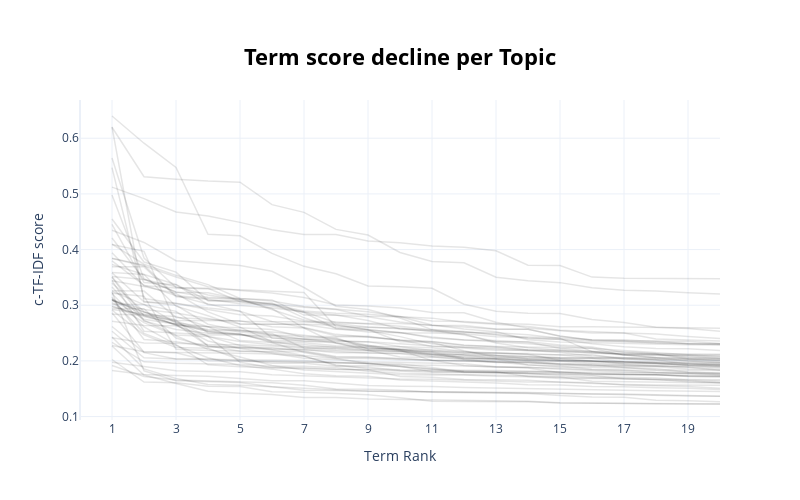

Source (notebook cell):
### Code cell
# To visualize the Term score per topic 
topic_model.visualize_term_rank()

### Figure 1 — Plotly figure (JSON) as saved in the notebook; plotly's stock layout.template omitted (floating-point values rounded to 4 significant figures)
{"data": [{"hovertext": "<b>Topic -1</b>:수시_ac_www_정시_kr_모집_전형_수능_총장_선발_논술_", "line": {"color": "black", "width": 1.5}, "mode": "lines+lines", "name": "", "opacity": 0.1, "type": "scatter", "x": [1, 2, 3, 4, 5, 6, 7, 8, 9, 10, 11, 12, 13, 14, 15, 16, 17, 18, 19, 20], "y": [0.2025, 0.162, 0.1606, 0.1544, 0.1539, 0.1444, 0.1439, 0.1414, 0.1393, 0.134, 0.1275, 0.1271, 0.1269, 0.1265, 0.1244, 0.1237, 0.1236, 0.1232, 0.1228, 0.1227]}, {"hovertext": "<b>Topic 0</b>:바이오_ai_하나님_창조_성경_인공지능_예수_인간_세계_진화_과", "line": {"color": "black", "width": 1.5}, "mode": "lines+lines", "name": "", "opacity": 0.1, "type": "scatter", "x": [1, 2, 3, 4, 5, 6, 7, 8, 9, 10, 11, 12, 13, 14, 15, 16, 17, 18, 19, 20], "y": [0.1828, 0.1756, 0.1737, 0.1723, 0.1684, 0.1642, 0.1642, 0.1601, 0.1556, 0.1544, 0.1541, 0.1521, 0.1511, 0.1494, 0.1486, 0.1472, 0.1471, 0.1465, 0.1456, 0.145]}, {"hovertext": "<b>Topic 1</b>:지정_선정_통합_10_건대_혁신_100_계획_도립_1000_예비", "line": {"color": "black", "width": 1.5}, "mode": "lines+lines", "name": "", "opacity": 0.1, "type": "scatter", "x": [1, 2, 3, 4, 5, 6, 7, 8, 9, 10, 11, 12, 13, 14, 15, 16, 17, 18, 19, 20], "y": [0.1918, 0.1721, 0.1658, 0.1645, 0.1631, 0.1609, 0.1561, 0.1496, 0.1489, 0.1473, 0.1437, 0.1425, 0.1417, 0.1415, 0.1376, 0.1351, 0.1348, 0.1294, 0.1285, 0.1268]}, {"hovertext": "<b>Topic 2</b>:20_예비_지정_외국어_탐구_수리_선교사_대학생_번역_신청_세대", "line": {"color": "black", "width": 1.5}, "mode": "lines+lines", "name": "", "opacity": 0.1, "type": "scatter", "x": [1, 2, 3, 4, 5, 6, 7, 8, 9, 10, 11, 12, 13, 14, 15, 16, 17, 18, 19, 20], "y": [0.2267, 0.1746, 0.1594, 0.1453, 0.1417, 0.1397, 0.1342, 0.1341, 0.1314, 0.1306, 0.1302, 0.1294, 0.1278, 0.1273, 0.1249, 0.1239, 0.1234, 0.123, 0.1226, 0.1226]}, {"hovertext": "<b>Topic 3</b>:트럼프_회담_정상_북미_대통령_협상_국무_도널드_행정부_바이든_", "line": {"color": "black", "width": 1.5}, "mode": "lines+lines", "name": "", "opacity": 0.1, "type": "scatter", "x": [1, 2, 3, 4, 5, 6, 7, 8, 9, 10, 11, 12, 13, 14, 15, 16, 17, 18, 19, 20], "y": [0.3446, 0.2533, 0.2501, 0.2467, 0.2466, 0.2418, 0.2354, 0.2325, 0.2185, 0.2168, 0.2165, 0.2108, 0.2042, 0.201, 0.2006, 0.2, 0.1981, 0.1954, 0.1928, 0.1923]}, {"hovertext": "<b>Topic 4</b>:30_피지_학과_인원_경찰_석사_공학_제외_검찰_사학_선발_31", "line": {"color": "black", "width": 1.5}, "mode": "lines+lines", "name": "", "opacity": 0.1, "type": "scatter", "x": [1, 2, 3, 4, 5, 6, 7, 8, 9, 10, 11, 12, 13, 14, 15, 16, 17, 18, 19, 20], "y": [0.2428, 0.1857, 0.1684, 0.1577, 0.1563, 0.1529, 0.1509, 0.1484, 0.1455, 0.1449, 0.1447, 0.1445, 0.1441, 0.1431, 0.1419, 0.1406, 0.1393, 0.1377, 0.1369, 0.1367]}, {"hovertext": "<b>Topic 5</b>:남북_대북_한반도_대화_비핵화_외교_북한_제재_회담_안보_방북_", "line": {"color": "black", "width": 1.5}, "mode": "lines+lines", "name": "", "opacity": 0.1, "type": "scatter", "x": [1, 2, 3, 4, 5, 6, 7, 8, 9, 10, 11, 12, 13, 14, 15, 16, 17, 18, 19, 20], "y": [0.2617, 0.2148, 0.2036, 0.2033, 0.2002, 0.1988, 0.1987, 0.1973, 0.1947, 0.1927, 0.1923, 0.1908, 0.1903, 0.1881, 0.1867, 0.1839, 0.1829, 0.1828, 0.1795, 0.1776]}, {"hovertext": "<b>Topic 6</b>:반영_순위_평판_비율_부친상_레이저_모집_이승만_장례식장_발인_", "line": {"color": "black", "width": 1.5}, "mode": "lines+lines", "name": "", "opacity": 0.1, "type": "scatter", "x": [1, 2, 3, 4, 5, 6, 7, 8, 9, 10, 11, 12, 13, 14, 15, 16, 17, 18, 19, 20], "y": [0.1975, 0.19, 0.1824, 0.1809, 0.1805, 0.1752, 0.1731, 0.1709, 0.1684, 0.1674, 0.1668, 0.1654, 0.163, 0.1621, 0.162, 0.1609, 0.1566, 0.1551, 0.1539, 0.1508]}, {"hovertext": "<b>Topic 7</b>:지진_15_옥수수_오빠_발생_건물_이지선_북구_대피_여진_외벽_", "line": {"color": "black", "width": 1.5}, "mode": "lines+lines", "name": "", "opacity": 0.1, "type": "scatter", "x": [1, 2, 3, 4, 5, 6, 7, 8, 9, 10, 11, 12, 13, 14, 15, 16, 17, 18, 19, 20], "y": [0.3087, 0.2878, 0.2736, 0.2271, 0.2251, 0.2238, 0.2177, 0.2078, 0.2072, 0.2038, 0.2012, 0.1998, 0.1984, 0.1927, 0.191, 0.1851, 0.1833, 0.1789, 0.1765, 0.1752]}, {"hovertext": "<b>Topic 8</b>:퀴어_누리_동성애_동성애자_행사_고등학교_본부_접수_가구_권력_", "line": {"color": "black", "width": 1.5}, "mode": "lines+lines", "name": "", "opacity": 0.1, "type": "scatter", "x": [1, 2, 3, 4, 5, 6, 7, 8, 9, 10, 11, 12, 13, 14, 15, 16, 17, 18, 19, 20], "y": [0.3047, 0.2688, 0.2453, 0.2207, 0.2069, 0.1919, 0.1836, 0.181, 0.1776, 0.1749, 0.1748, 0.1748, 0.1722, 0.1719, 0.1704, 0.1693, 0.1677, 0.1666, 0.1643, 0.1608]}, {"hovertext": "<b>Topic 9</b>:중국_주석_회담_외교_정상_시진핑_러시아_일본_사드_방중_갈등_", "line": {"color": "black", "width": 1.5}, "mode": "lines+lines", "name": "", "opacity": 0.1, "type": "scatter", "x": [1, 2, 3, 4, 5, 6, 7, 8, 9, 10, 11, 12, 13, 14, 15, 16, 17, 18, 19, 20], "y": [0.35, 0.2727, 0.2466, 0.244, 0.2349, 0.229, 0.2251, 0.2214, 0.2191, 0.2069, 0.2066, 0.2042, 0.2042, 0.203, 0.1998, 0.1991, 0.1979, 0.1958, 0.1916, 0.1889]}, {"hovertext": "<b>Topic 10</b>:50_배터리_사고_지선_전신_교대_중앙일보_신대_교과_화상_가", "line": {"color": "black", "width": 1.5}, "mode": "lines+lines", "name": "", "opacity": 0.1, "type": "scatter", "x": [1, 2, 3, 4, 5, 6, 7, 8, 9, 10, 11, 12, 13, 14, 15, 16, 17, 18, 19, 20], "y": [0.2333, 0.1984, 0.1957, 0.1946, 0.1935, 0.1905, 0.1903, 0.1879, 0.1815, 0.178, 0.1764, 0.175, 0.1741, 0.1734, 0.171, 0.1634, 0.1623, 0.162, 0.1606, 0.1601]}, {"hovertext": "<b>Topic 11</b>:미사일_발사_icbm_도발_탄도_slbm_중거리_단거리_타격_", "line": {"color": "black", "width": 1.5}, "mode": "lines+lines", "name": "", "opacity": 0.1, "type": "scatter", "x": [1, 2, 3, 4, 5, 6, 7, 8, 9, 10, 11, 12, 13, 14, 15, 16, 17, 18, 19, 20], "y": [0.3843, 0.372, 0.3169, 0.3128, 0.3104, 0.294, 0.2591, 0.2454, 0.2442, 0.2368, 0.2344, 0.2277, 0.2258, 0.2249, 0.2243, 0.2228, 0.2099, 0.2093, 0.2091, 0.2088]}, {"hovertext": "<b>Topic 12</b>:대학교_히딩크_감독_발인_등록금_필드_고래_드림_병원_채플_축", "line": {"color": "black", "width": 1.5}, "mode": "lines+lines", "name": "", "opacity": 0.1, "type": "scatter", "x": [1, 2, 3, 4, 5, 6, 7, 8, 9, 10, 11, 12, 13, 14, 15, 16, 17, 18, 19, 20], "y": [0.3105, 0.2495, 0.2276, 0.2055, 0.1918, 0.1852, 0.1769, 0.1733, 0.1724, 0.1655, 0.1638, 0.1621, 0.1602, 0.1571, 0.1569, 0.154, 0.1537, 0.1518, 0.1509, 0.1484]}, {"hovertext": "<b>Topic 13</b>:25_가족_대안_병원_모친상_입국_성탄_독도_nll_제한_별세", "line": {"color": "black", "width": 1.5}, "mode": "lines+lines", "name": "", "opacity": 0.1, "type": "scatter", "x": [1, 2, 3, 4, 5, 6, 7, 8, 9, 10, 11, 12, 13, 14, 15, 16, 17, 18, 19, 20], "y": [0.3237, 0.1822, 0.1642, 0.1622, 0.161, 0.1535, 0.1474, 0.1468, 0.1454, 0.1452, 0.1444, 0.1435, 0.1424, 0.1423, 0.1411, 0.1405, 0.1403, 0.1386, 0.1383, 0.1363]}, {"hovertext": "<b>Topic 14</b>:지진_대피_아파트_건물_피해_발생_여진_북구_흥해읍_택시_주민", "line": {"color": "black", "width": 1.5}, "mode": "lines+lines", "name": "", "opacity": 0.1, "type": "scatter", "x": [1, 2, 3, 4, 5, 6, 7, 8, 9, 10, 11, 12, 13, 14, 15, 16, 17, 18, 19, 20], "y": [0.3398, 0.2884, 0.2634, 0.262, 0.2594, 0.2564, 0.242, 0.2417, 0.2216, 0.2207, 0.2114, 0.2067, 0.2031, 0.1929, 0.1889, 0.1884, 0.1866, 0.186, 0.1802, 0.1782]}, {"hovertext": "<b>Topic 15</b>:김치_벽돌_코스타_선교_강연_페미니즘_기독교_유산균_이스트_학", "line": {"color": "black", "width": 1.5}, "mode": "lines+lines", "name": "", "opacity": 0.1, "type": "scatter", "x": [1, 2, 3, 4, 5, 6, 7, 8, 9, 10, 11, 12, 13, 14, 15, 16, 17, 18, 19, 20], "y": [0.2923, 0.2845, 0.27, 0.244, 0.2277, 0.2201, 0.2098, 0.2042, 0.1949, 0.1946, 0.1881, 0.1801, 0.1798, 0.1797, 0.1797, 0.1764, 0.176, 0.1751, 0.1725, 0.1716]}, {"hovertext": "<b>Topic 16</b>:10_변증_등록금_학술지_12_화학_사학_미션_금호_동결_판결", "line": {"color": "black", "width": 1.5}, "mode": "lines+lines", "name": "", "opacity": 0.1, "type": "scatter", "x": [1, 2, 3, 4, 5, 6, 7, 8, 9, 10, 11, 12, 13, 14, 15, 16, 17, 18, 19, 20], "y": [0.2532, 0.2055, 0.2033, 0.203, 0.2021, 0.1958, 0.1957, 0.1904, 0.1884, 0.1829, 0.1828, 0.1814, 0.1805, 0.172, 0.1686, 0.1685, 0.1682, 0.1666, 0.1626, 0.1612]}, {"hovertext": "<b>Topic 17</b>:게임_28_esg_29_진학_실적_청년_창업_종료_예과_글로벌", "line": {"color": "black", "width": 1.5}, "mode": "lines+lines", "name": "", "opacity": 0.1, "type": "scatter", "x": [1, 2, 3, 4, 5, 6, 7, 8, 9, 10, 11, 12, 13, 14, 15, 16, 17, 18, 19, 20], "y": [0.2711, 0.2635, 0.2633, 0.2442, 0.1976, 0.1878, 0.1877, 0.1852, 0.1842, 0.1719, 0.1706, 0.1665, 0.1663, 0.1651, 0.1615, 0.159, 0.1576, 0.1566, 0.1564, 0.1562]}, {"hovertext": "<b>Topic 18</b>:21_특차_추천자_판결_23_소송_배상_반영_피지_연극_주제_", "line": {"color": "black", "width": 1.5}, "mode": "lines+lines", "name": "", "opacity": 0.1, "type": "scatter", "x": [1, 2, 3, 4, 5, 6, 7, 8, 9, 10, 11, 12, 13, 14, 15, 16, 17, 18, 19, 20], "y": [0.3211, 0.2611, 0.2291, 0.193, 0.1896, 0.1879, 0.1867, 0.1847, 0.1841, 0.182, 0.1797, 0.1794, 0.1793, 0.1775, 0.177, 0.1736, 0.1681, 0.1669, 0.1666, 0.1659]}, {"hovertext": "<b>Topic 19</b>:교대_공연_비평_합산_적정_일괄_제자_인문_분권_교원_사립_캠", "line": {"color": "black", "width": 1.5}, "mode": "lines+lines", "name": "", "opacity": 0.1, "type": "scatter", "x": [1, 2, 3, 4, 5, 6, 7, 8, 9, 10, 11, 12, 13, 14, 15, 16, 17, 18, 19, 20], "y": [0.2278, 0.2166, 0.2151, 0.2147, 0.2136, 0.2126, 0.2082, 0.1929, 0.186, 0.1841, 0.1841, 0.1835, 0.1829, 0.1817, 0.1806, 0.1774, 0.1759, 0.175, 0.1742, 0.1731]}, {"hovertext": "<b>Topic 20</b>:지소_미아_종료_gsomia_일본_반환_양국_연장_수출_안보_", "line": {"color": "black", "width": 1.5}, "mode": "lines+lines", "name": "", "opacity": 0.1, "type": "scatter", "x": [1, 2, 3, 4, 5, 6, 7, 8, 9, 10, 11, 12, 13, 14, 15, 16, 17, 18, 19, 20], "y": [0.3586, 0.3552, 0.2983, 0.281, 0.2607, 0.2347, 0.2263, 0.2257, 0.2247, 0.22, 0.2177, 0.2148, 0.2146, 0.2116, 0.211, 0.2109, 0.2036, 0.202, 0.1997, 0.1969]}, {"hovertext": "<b>Topic 21</b>:19_만점_친구_18_관광_아이_학교장_개신교_개별_특기_인권", "line": {"color": "black", "width": 1.5}, "mode": "lines+lines", "name": "", "opacity": 0.1, "type": "scatter", "x": [1, 2, 3, 4, 5, 6, 7, 8, 9, 10, 11, 12, 13, 14, 15, 16, 17, 18, 19, 20], "y": [0.3217, 0.3163, 0.221, 0.2187, 0.218, 0.2154, 0.2086, 0.1912, 0.1912, 0.1905, 0.1856, 0.1792, 0.1788, 0.1772, 0.1738, 0.1707, 0.1704, 0.1694, 0.1658, 0.1638]}, {"hovertext": "<b>Topic 22</b>:통일부_개성_공단_남북_과장_대남_전단_배터리_김여정_부장_문", "line": {"color": "black", "width": 1.5}, "mode": "lines+lines", "name": "", "opacity": 0.1, "type": "scatter", "x": [1, 2, 3, 4, 5, 6, 7, 8, 9, 10, 11, 12, 13, 14, 15, 16, 17, 18, 19, 20], "y": [0.3087, 0.2877, 0.2712, 0.2548, 0.2542, 0.2491, 0.2231, 0.2192, 0.2178, 0.2166, 0.213, 0.2106, 0.2099, 0.2074, 0.205, 0.2044, 0.1985, 0.1968, 0.1949, 0.191]}, {"hovertext": "<b>Topic 23</b>:발인_12_부친상_병원_세브_란스_모친상_충원_기부_등록금_성", "line": {"color": "black", "width": 1.5}, "mode": "lines+lines", "name": "", "opacity": 0.1, "type": "scatter", "x": [1, 2, 3, 4, 5, 6, 7, 8, 9, 10, 11, 12, 13, 14, 15, 16, 17, 18, 19, 20], "y": [0.3441, 0.3338, 0.3209, 0.2881, 0.2662, 0.2658, 0.2657, 0.2639, 0.2565, 0.2345, 0.2329, 0.2183, 0.2066, 0.2065, 0.2061, 0.2052, 0.2049, 0.2037, 0.2029, 0.1998]}, {"hovertext": "<b>Topic 24</b>:유엔사_17_출장_작전_사령관_교사_인성_일보_증원_사정관_교", "line": {"color": "black", "width": 1.5}, "mode": "lines+lines", "name": "", "opacity": 0.1, "type": "scatter", "x": [1, 2, 3, 4, 5, 6, 7, 8, 9, 10, 11, 12, 13, 14, 15, 16, 17, 18, 19, 20], "y": [0.2836, 0.2822, 0.265, 0.2357, 0.2223, 0.2133, 0.2046, 0.2021, 0.198, 0.1971, 0.1964, 0.1948, 0.1894, 0.1871, 0.1787, 0.1769, 0.1754, 0.1753, 0.1729, 0.1728]}, {"hovertext": "<b>Topic 25</b>:회담_정상_대화_북미_회의_외교_협상_안보_북한_국무_협정_대", "line": {"color": "black", "width": 1.5}, "mode": "lines+lines", "name": "", "opacity": 0.1, "type": "scatter", "x": [1, 2, 3, 4, 5, 6, 7, 8, 9, 10, 11, 12, 13, 14, 15, 16, 17, 18, 19, 20], "y": [0.2987, 0.2798, 0.2658, 0.2269, 0.2174, 0.2173, 0.2166, 0.2067, 0.2062, 0.2038, 0.201, 0.2007, 0.1977, 0.1966, 0.1949, 0.1931, 0.1915, 0.1909, 0.1904, 0.1899]}, {"hovertext": "<b>Topic 26</b>:발인_모친상_부친상_병원_부문_재판_추가_분권_합격_선교_아산", "line": {"color": "black", "width": 1.5}, "mode": "lines+lines", "name": "", "opacity": 0.1, "type": "scatter", "x": [1, 2, 3, 4, 5, 6, 7, 8, 9, 10, 11, 12, 13, 14, 15, 16, 17, 18, 19, 20], "y": [0.3148, 0.2384, 0.2346, 0.2257, 0.2243, 0.2229, 0.2207, 0.2146, 0.2145, 0.2131, 0.2074, 0.202, 0.2001, 0.1995, 0.1991, 0.1959, 0.1941, 0.1912, 0.1884, 0.1871]}, {"hovertext": "<b>Topic 27</b>:70_지수_보험_동맹_조약_미군_생명_지속_분단_기지_특별법_", "line": {"color": "black", "width": 1.5}, "mode": "lines+lines", "name": "", "opacity": 0.1, "type": "scatter", "x": [1, 2, 3, 4, 5, 6, 7, 8, 9, 10, 11, 12, 13, 14, 15, 16, 17, 18, 19, 20], "y": [0.3111, 0.283, 0.2796, 0.2613, 0.2365, 0.2329, 0.215, 0.2047, 0.2044, 0.2019, 0.2011, 0.1915, 0.1887, 0.1885, 0.1851, 0.1822, 0.1803, 0.1786, 0.1777, 0.1755]}, {"hovertext": "<b>Topic 28</b>:재판관_법관_신년_헌법_기도회_분과_가구_만점_등록금_취업_불", "line": {"color": "black", "width": 1.5}, "mode": "lines+lines", "name": "", "opacity": 0.1, "type": "scatter", "x": [1, 2, 3, 4, 5, 6, 7, 8, 9, 10, 11, 12, 13, 14, 15, 16, 17, 18, 19, 20], "y": [0.2864, 0.2158, 0.2145, 0.2002, 0.1992, 0.1982, 0.1972, 0.1967, 0.1955, 0.1903, 0.1804, 0.18, 0.1783, 0.1779, 0.1761, 0.1753, 0.1751, 0.1751, 0.1719, 0.1715]}, {"hovertext": "<b>Topic 29</b>:오바마_연방_레드라인_우크라_법원_이나_전쟁_대법관_러시아_공", "line": {"color": "black", "width": 1.5}, "mode": "lines+lines", "name": "", "opacity": 0.1, "type": "scatter", "x": [1, 2, 3, 4, 5, 6, 7, 8, 9, 10, 11, 12, 13, 14, 15, 16, 17, 18, 19, 20], "y": [0.2971, 0.2817, 0.2726, 0.2722, 0.2721, 0.2612, 0.259, 0.2317, 0.2222, 0.2212, 0.2202, 0.2166, 0.2142, 0.2121, 0.2011, 0.2003, 0.1979, 0.1969, 0.196, 0.1935]}, {"hovertext": "<b>Topic 30</b>:인터넷_11_300_10_모금_부문_청소년_지수_자동차_22_", "line": {"color": "black", "width": 1.5}, "mode": "lines+lines", "name": "", "opacity": 0.1, "type": "scatter", "x": [1, 2, 3, 4, 5, 6, 7, 8, 9, 10, 11, 12, 13, 14, 15, 16, 17, 18, 19, 20], "y": [0.4092, 0.3968, 0.2677, 0.2528, 0.2471, 0.2448, 0.2388, 0.2388, 0.2281, 0.2192, 0.2005, 0.1996, 0.1982, 0.1976, 0.194, 0.1917, 0.1914, 0.191, 0.1885, 0.1832]}, {"hovertext": "<b>Topic 31</b>:영화_상영_영화제_코드_dna_영상_이승만_제작_권고_지지_소", "line": {"color": "black", "width": 1.5}, "mode": "lines+lines", "name": "", "opacity": 0.1, "type": "scatter", "x": [1, 2, 3, 4, 5, 6, 7, 8, 9, 10, 11, 12, 13, 14, 15, 16, 17, 18, 19, 20], "y": [0.5645, 0.3849, 0.3319, 0.3303, 0.3063, 0.2987, 0.2868, 0.2583, 0.2519, 0.2507, 0.243, 0.2375, 0.2368, 0.2335, 0.2226, 0.2173, 0.2164, 0.2131, 0.2125, 0.2118]}, {"hovertext": "<b>Topic 32</b>:00_특강_송도_박람회_전지_진로_명회_해수욕장_유실_디지털_", "line": {"color": "black", "width": 1.5}, "mode": "lines+lines", "name": "", "opacity": 0.1, "type": "scatter", "x": [1, 2, 3, 4, 5, 6, 7, 8, 9, 10, 11, 12, 13, 14, 15, 16, 17, 18, 19, 20], "y": [0.5471, 0.3121, 0.3037, 0.2949, 0.2891, 0.2707, 0.2698, 0.2697, 0.2664, 0.2623, 0.2554, 0.2465, 0.2349, 0.2343, 0.2284, 0.2251, 0.2151, 0.2124, 0.2035, 0.2021]}, {"hovertext": "<b>Topic 33</b>:원자력_법률가_13_동해안_원전_클러스터_용서_기도회_지부_경", "line": {"color": "black", "width": 1.5}, "mode": "lines+lines", "name": "", "opacity": 0.1, "type": "scatter", "x": [1, 2, 3, 4, 5, 6, 7, 8, 9, 10, 11, 12, 13, 14, 15, 16, 17, 18, 19, 20], "y": [0.3795, 0.3359, 0.3173, 0.3023, 0.2895, 0.2409, 0.2389, 0.2359, 0.2342, 0.2258, 0.2235, 0.2167, 0.2102, 0.2083, 0.2056, 0.2051, 0.2038, 0.2015, 0.1942, 0.1936]}, {"hovertext": "<b>Topic 34</b>:사무_처장_국장_사무총장_교사_대표_변호사_노조_상임_참여연대", "line": {"color": "black", "width": 1.5}, "mode": "lines+lines", "name": "", "opacity": 0.1, "type": "scatter", "x": [1, 2, 3, 4, 5, 6, 7, 8, 9, 10, 11, 12, 13, 14, 15, 16, 17, 18, 19, 20], "y": [0.4982, 0.3475, 0.3233, 0.3224, 0.3106, 0.292, 0.2736, 0.2665, 0.261, 0.2576, 0.2555, 0.2515, 0.2507, 0.2472, 0.2409, 0.2167, 0.2114, 0.2114, 0.211, 0.2106]}, {"hovertext": "<b>Topic 35</b>:신대_충남_교대_원대_가톨릭_여대_목포_외대_주대_남대_서울_", "line": {"color": "black", "width": 1.5}, "mode": "lines+lines", "name": "", "opacity": 0.1, "type": "scatter", "x": [1, 2, 3, 4, 5, 6, 7, 8, 9, 10, 11, 12, 13, 14, 15, 16, 17, 18, 19, 20], "y": [0.3518, 0.3464, 0.3239, 0.3144, 0.3121, 0.3077, 0.2977, 0.2925, 0.2882, 0.2799, 0.2717, 0.2706, 0.267, 0.2658, 0.2615, 0.2615, 0.2612, 0.2599, 0.2596, 0.2588]}, {"hovertext": "<b>Topic 36</b>:지수_부문_자궁_명성_증권_상승_지속_공기업_사회학_점수_기도", "line": {"color": "black", "width": 1.5}, "mode": "lines+lines", "name": "", "opacity": 0.1, "type": "scatter", "x": [1, 2, 3, 4, 5, 6, 7, 8, 9, 10, 11, 12, 13, 14, 15, 16, 17, 18, 19, 20], "y": [0.4548, 0.3777, 0.3594, 0.3083, 0.3081, 0.3017, 0.2898, 0.2856, 0.2836, 0.2793, 0.2643, 0.2573, 0.2522, 0.2379, 0.2339, 0.2325, 0.2305, 0.2296, 0.2288, 0.2287]}, {"hovertext": "<b>Topic 37</b>:80_대안_실업_전형_카페_출신_선진_진학_세계관_입시_하대_", "line": {"color": "black", "width": 1.5}, "mode": "lines+lines", "name": "", "opacity": 0.1, "type": "scatter", "x": [1, 2, 3, 4, 5, 6, 7, 8, 9, 10, 11, 12, 13, 14, 15, 16, 17, 18, 19, 20], "y": [0.2913, 0.2466, 0.2242, 0.2229, 0.202, 0.2012, 0.2005, 0.1968, 0.196, 0.1894, 0.1852, 0.1817, 0.1808, 0.1802, 0.1802, 0.1796, 0.1788, 0.1785, 0.1776, 0.1773]}, {"hovertext": "<b>Topic 38</b>:200_구절_지진_상자_조국_명회_인문_사범_수능_400_실용", "line": {"color": "black", "width": 1.5}, "mode": "lines+lines", "name": "", "opacity": 0.1, "type": "scatter", "x": [1, 2, 3, 4, 5, 6, 7, 8, 9, 10, 11, 12, 13, 14, 15, 16, 17, 18, 19, 20], "y": [0.294, 0.2939, 0.2411, 0.225, 0.223, 0.2206, 0.2202, 0.217, 0.2143, 0.2137, 0.2109, 0.2045, 0.2032, 0.2017, 0.2011, 0.1988, 0.196, 0.1956, 0.1921, 0.1913]}, {"hovertext": "<b>Topic 39</b>:외교_우크라_오바마_이나_부시_중국_미군_주한_나토_배치_위기", "line": {"color": "black", "width": 1.5}, "mode": "lines+lines", "name": "", "opacity": 0.1, "type": "scatter", "x": [1, 2, 3, 4, 5, 6, 7, 8, 9, 10, 11, 12, 13, 14, 15, 16, 17, 18, 19, 20], "y": [0.2418, 0.232, 0.2318, 0.2295, 0.2291, 0.2269, 0.2233, 0.2229, 0.2202, 0.2173, 0.2116, 0.2114, 0.2097, 0.2039, 0.2039, 0.1992, 0.1991, 0.1977, 0.1971, 0.1962]}, {"hovertext": "<b>Topic 40</b>:후보_가정_인성_국사_교내_조국_전지_장관_지명_법무부_사역_", "line": {"color": "black", "width": 1.5}, "mode": "lines+lines", "name": "", "opacity": 0.1, "type": "scatter", "x": [1, 2, 3, 4, 5, 6, 7, 8, 9, 10, 11, 12, 13, 14, 15, 16, 17, 18, 19, 20], "y": [0.3018, 0.3014, 0.2681, 0.2612, 0.2517, 0.2465, 0.2394, 0.2328, 0.2275, 0.2208, 0.216, 0.2054, 0.2038, 0.1999, 0.1945, 0.193, 0.1879, 0.184, 0.1834, 0.1828]}, {"hovertext": "<b>Topic 41</b>:검정고시_주식_전년_유엔사_학년도_하우스_학업_중단_용역_연습", "line": {"color": "black", "width": 1.5}, "mode": "lines+lines", "name": "", "opacity": 0.1, "type": "scatter", "x": [1, 2, 3, 4, 5, 6, 7, 8, 9, 10, 11, 12, 13, 14, 15, 16, 17, 18, 19, 20], "y": [0.3941, 0.3351, 0.331, 0.3298, 0.3276, 0.3253, 0.3229, 0.2613, 0.2607, 0.2589, 0.2527, 0.2489, 0.2432, 0.243, 0.2411, 0.238, 0.237, 0.2354, 0.2352, 0.2314]}, {"hovertext": "<b>Topic 42</b>:26_입국_특보_대담_벨트_울릉군_베트남_여행_ccc_수련_조", "line": {"color": "black", "width": 1.5}, "mode": "lines+lines", "name": "", "opacity": 0.1, "type": "scatter", "x": [1, 2, 3, 4, 5, 6, 7, 8, 9, 10, 11, 12, 13, 14, 15, 16, 17, 18, 19, 20], "y": [0.3581, 0.3063, 0.2998, 0.2658, 0.2541, 0.2521, 0.246, 0.2392, 0.2258, 0.2183, 0.2087, 0.2082, 0.2071, 0.2036, 0.202, 0.2005, 0.1947, 0.1945, 0.194, 0.194]}, {"hovertext": "<b>Topic 43</b>:주주_금호_23_일자_교차_기사_파트_법조_인공_베트남_에너지", "line": {"color": "black", "width": 1.5}, "mode": "lines+lines", "name": "", "opacity": 0.1, "type": "scatter", "x": [1, 2, 3, 4, 5, 6, 7, 8, 9, 10, 11, 12, 13, 14, 15, 16, 17, 18, 19, 20], "y": [0.3252, 0.3012, 0.289, 0.2506, 0.2483, 0.2343, 0.2325, 0.227, 0.2264, 0.2255, 0.2186, 0.2136, 0.2134, 0.2133, 0.2105, 0.2059, 0.2057, 0.2056, 0.204, 0.2021]}, {"hovertext": "<b>Topic 44</b>:의장_미군_주한_합참_종료_협상_군사_지소_미아_방위비_협정_", "line": {"color": "black", "width": 1.5}, "mode": "lines+lines", "name": "", "opacity": 0.1, "type": "scatter", "x": [1, 2, 3, 4, 5, 6, 7, 8, 9, 10, 11, 12, 13, 14, 15, 16, 17, 18, 19, 20], "y": [0.309, 0.2924, 0.2861, 0.2765, 0.2662, 0.2658, 0.2654, 0.2569, 0.2544, 0.2436, 0.2306, 0.2245, 0.221, 0.2182, 0.2167, 0.2149, 0.2104, 0.206, 0.2054, 0.2047]}, {"hovertext": "<b>Topic 45</b>:24_기숙사_폭파_에너지_행복_제어_폐기_옥수수_상임_기도회_", "line": {"color": "black", "width": 1.5}, "mode": "lines+lines", "name": "", "opacity": 0.1, "type": "scatter", "x": [1, 2, 3, 4, 5, 6, 7, 8, 9, 10, 11, 12, 13, 14, 15, 16, 17, 18, 19, 20], "y": [0.3327, 0.2716, 0.2566, 0.2495, 0.2472, 0.2367, 0.2358, 0.2356, 0.2344, 0.2306, 0.2271, 0.2234, 0.2192, 0.2191, 0.2151, 0.209, 0.2061, 0.2027, 0.2018, 0.2007]}, {"hovertext": "<b>Topic 46</b>:고양이_교과서_tv_동물_교학사_학대_덕성_마리_필자_경찰_수", "line": {"color": "black", "width": 1.5}, "mode": "lines+lines", "name": "", "opacity": 0.1, "type": "scatter", "x": [1, 2, 3, 4, 5, 6, 7, 8, 9, 10, 11, 12, 13, 14, 15, 16, 17, 18, 19, 20], "y": [0.4346, 0.4127, 0.3801, 0.3757, 0.3715, 0.361, 0.3318, 0.2983, 0.2923, 0.2771, 0.2562, 0.2527, 0.2459, 0.2404, 0.239, 0.2308, 0.2253, 0.2224, 0.2218, 0.2186]}, {"hovertext": "<b>Topic 47</b>:레이저_커닝_국적_검찰_판결_추방_판사_스쿨_사법부_사법_양심", "line": {"color": "black", "width": 1.5}, "mode": "lines+lines", "name": "", "opacity": 0.1, "type": "scatter", "x": [1, 2, 3, 4, 5, 6, 7, 8, 9, 10, 11, 12, 13, 14, 15, 16, 17, 18, 19, 20], "y": [0.3732, 0.3554, 0.3374, 0.3084, 0.3057, 0.3039, 0.2774, 0.2591, 0.256, 0.251, 0.2411, 0.2379, 0.2344, 0.2309, 0.2265, 0.2225, 0.2185, 0.2136, 0.2109, 0.2076]}, {"hovertext": "<b>Topic 48</b>:사정관_27_진로_독립운동_사학_파크_입학_컨설팅_진학_정치범", "line": {"color": "black", "width": 1.5}, "mode": "lines+lines", "name": "", "opacity": 0.1, "type": "scatter", "x": [1, 2, 3, 4, 5, 6, 7, 8, 9, 10, 11, 12, 13, 14, 15, 16, 17, 18, 19, 20], "y": [0.3262, 0.3254, 0.278, 0.2748, 0.2714, 0.2705, 0.2602, 0.2477, 0.2424, 0.2375, 0.2261, 0.2248, 0.2238, 0.2201, 0.2194, 0.2171, 0.2118, 0.2061, 0.2, 0.1974]}, {"hovertext": "<b>Topic 49</b>:법관_재판_헌법_교육감_동성혼_장군_검사_사법_단일_재판관_증", "line": {"color": "black", "width": 1.5}, "mode": "lines+lines", "name": "", "opacity": 0.1, "type": "scatter", "x": [1, 2, 3, 4, 5, 6, 7, 8, 9, 10, 11, 12, 13, 14, 15, 16, 17, 18, 19, 20], "y": [0.3693, 0.369, 0.3151, 0.3107, 0.3025, 0.3024, 0.2962, 0.2925, 0.2804, 0.2793, 0.2768, 0.2694, 0.2657, 0.2616, 0.2549, 0.2527, 0.2502, 0.2395, 0.2378, 0.2358]}, {"hovertext": "<b>Topic 50</b>:죽음_주립_일자리_캠프_울릉_혁신_편입_울릉군_글로벌_기억_환", "line": {"color": "black", "width": 1.5}, "mode": "lines+lines", "name": "", "opacity": 0.1, "type": "scatter", "x": [1, 2, 3, 4, 5, 6, 7, 8, 9, 10, 11, 12, 13, 14, 15, 16, 17, 18, 19, 20], "y": [0.3513, 0.2808, 0.2657, 0.2562, 0.2559, 0.2464, 0.2442, 0.244, 0.2427, 0.2373, 0.2349, 0.2284, 0.2255, 0.2194, 0.2174, 0.2138, 0.2126, 0.2125, 0.2059, 0.2044]}, {"hovertext": "<b>Topic 51</b>:혐오_후보_청문회_발사체_한국어_교포_대선_코로나_열병식_발사", "line": {"color": "black", "width": 1.5}, "mode": "lines+lines", "name": "", "opacity": 0.1, "type": "scatter", "x": [1, 2, 3, 4, 5, 6, 7, 8, 9, 10, 11, 12, 13, 14, 15, 16, 17, 18, 19, 20], "y": [0.3108, 0.2748, 0.2658, 0.2534, 0.2486, 0.2326, 0.2295, 0.224, 0.2233, 0.2199, 0.2143, 0.2029, 0.1973, 0.1969, 0.1928, 0.1909, 0.1896, 0.1896, 0.1855, 0.1846]}, {"hovertext": "<b>Topic 52</b>:검찰_수사_사법_권위_행정_조례_차별_금법_대법원_법무부_법원", "line": {"color": "black", "width": 1.5}, "mode": "lines+lines", "name": "", "opacity": 0.1, "type": "scatter", "x": [1, 2, 3, 4, 5, 6, 7, 8, 9, 10, 11, 12, 13, 14, 15, 16, 17, 18, 19, 20], "y": [0.4208, 0.3461, 0.333, 0.3183, 0.3097, 0.3013, 0.2875, 0.2825, 0.2725, 0.2573, 0.2535, 0.252, 0.2478, 0.2415, 0.2384, 0.2354, 0.235, 0.2323, 0.2308, 0.2292]}, {"hovertext": "<b>Topic 53</b>:14_차세대_세대_어린이_경연_복음_스타_청소년_발굴_비중_그", "line": {"color": "black", "width": 1.5}, "mode": "lines+lines", "name": "", "opacity": 0.1, "type": "scatter", "x": [1, 2, 3, 4, 5, 6, 7, 8, 9, 10, 11, 12, 13, 14, 15, 16, 17, 18, 19, 20], "y": [0.4451, 0.3408, 0.3369, 0.3009, 0.2997, 0.2948, 0.2882, 0.2685, 0.2673, 0.267, 0.2639, 0.2638, 0.2574, 0.2569, 0.2443, 0.2376, 0.2369, 0.2352, 0.2307, 0.2302]}, {"hovertext": "<b>Topic 54</b>:자전거_도로_가격_주택_전지_광역_2020_기숙사_퓨처_전공_", "line": {"color": "black", "width": 1.5}, "mode": "lines+lines", "name": "", "opacity": 0.1, "type": "scatter", "x": [1, 2, 3, 4, 5, 6, 7, 8, 9, 10, 11, 12, 13, 14, 15, 16, 17, 18, 19, 20], "y": [0.6205, 0.3063, 0.3033, 0.2923, 0.2831, 0.2808, 0.2713, 0.2651, 0.2559, 0.2506, 0.2503, 0.2482, 0.2322, 0.2235, 0.2191, 0.2156, 0.2125, 0.2109, 0.2088, 0.2046]}, {"hovertext": "<b>Topic 55</b>:sma_무급_분담금_휴직_방위비_타결_근로자_미군_주한_분담_", "line": {"color": "black", "width": 1.5}, "mode": "lines+lines", "name": "", "opacity": 0.1, "type": "scatter", "x": [1, 2, 3, 4, 5, 6, 7, 8, 9, 10, 11, 12, 13, 14, 15, 16, 17, 18, 19, 20], "y": [0.6197, 0.5309, 0.5264, 0.523, 0.5212, 0.4807, 0.4668, 0.4362, 0.426, 0.3947, 0.3785, 0.3762, 0.3502, 0.3442, 0.3406, 0.3312, 0.3267, 0.3257, 0.3223, 0.32]}, {"hovertext": "<b>Topic 56</b>:동문_정당_파병_투표_통과_법안_보험_미디어_선거_승리_영광_", "line": {"color": "black", "width": 1.5}, "mode": "lines+lines", "name": "", "opacity": 0.1, "type": "scatter", "x": [1, 2, 3, 4, 5, 6, 7, 8, 9, 10, 11, 12, 13, 14, 15, 16, 17, 18, 19, 20], "y": [0.3839, 0.3707, 0.3508, 0.3332, 0.3265, 0.3219, 0.314, 0.3003, 0.2988, 0.2951, 0.2869, 0.2865, 0.2696, 0.2589, 0.2541, 0.2501, 0.2501, 0.2485, 0.2439, 0.2401]}, {"hovertext": "<b>Topic 57</b>:cbmc_ccm_채플_콘서트_찬양_음악_사역_가수_장로_회원_", "line": {"color": "black", "width": 1.5}, "mode": "lines+lines", "name": "", "opacity": 0.1, "type": "scatter", "x": [1, 2, 3, 4, 5, 6, 7, 8, 9, 10, 11, 12, 13, 14, 15, 16, 17, 18, 19, 20], "y": [0.64, 0.5911, 0.5476, 0.4274, 0.4247, 0.3932, 0.3699, 0.3565, 0.3346, 0.3333, 0.3305, 0.3019, 0.2893, 0.2858, 0.2853, 0.2743, 0.2691, 0.2604, 0.2583, 0.2535]}, {"hovertext": "<b>Topic 58</b>:김영길_공로_선출_몽골_회장_총회_법학_입법_이사_정기_석방_", "line": {"color": "black", "width": 1.5}, "mode": "lines+lines", "name": "", "opacity": 0.1, "type": "scatter", "x": [1, 2, 3, 4, 5, 6, 7, 8, 9, 10, 11, 12, 13, 14, 15, 16, 17, 18, 19, 20], "y": [0.5122, 0.4915, 0.4675, 0.4603, 0.4489, 0.4357, 0.427, 0.427, 0.4154, 0.4121, 0.4062, 0.4042, 0.3978, 0.3719, 0.3714, 0.3505, 0.3483, 0.3476, 0.3475, 0.3475]}, {"hovertext": "<b>Topic 59</b>:마을_개헌_이슬람_종교_임팩트_운동_콘퍼런스_금융_감사_지구촌", "line": {"color": "black", "width": 1.5}, "mode": "lines+lines", "name": "", "opacity": 0.1, "type": "scatter", "x": [1, 2, 3, 4, 5, 6, 7, 8, 9, 10, 11, 12, 13, 14, 15, 16, 17, 18, 19, 20], "y": [0.4098, 0.3736, 0.3537, 0.3371, 0.3121, 0.3096, 0.2823, 0.2818, 0.2793, 0.27, 0.2636, 0.2611, 0.2569, 0.2569, 0.2447, 0.2369, 0.2349, 0.2322, 0.2313, 0.2309]}], "layout": {"height": 500, "hoverlabel": {"bgcolor": "white", "font": {"family": "Rockwell", "size": 16}}, "showlegend": false, "title": {"font": {"color": "Black", "size": 22}, "text": "<b>Term score decline per Topic</b>", "x": 0.5, "xanchor": "center", "y": 0.9, "yanchor": "top"}, "width": 800, "xaxis": {"dtick": 2, "range": [0, 20], "tick0": 1, "title": {"text": "Term Rank"}}, "yaxis": {"title": {"text": "c-TF-IDF score"}}}}
